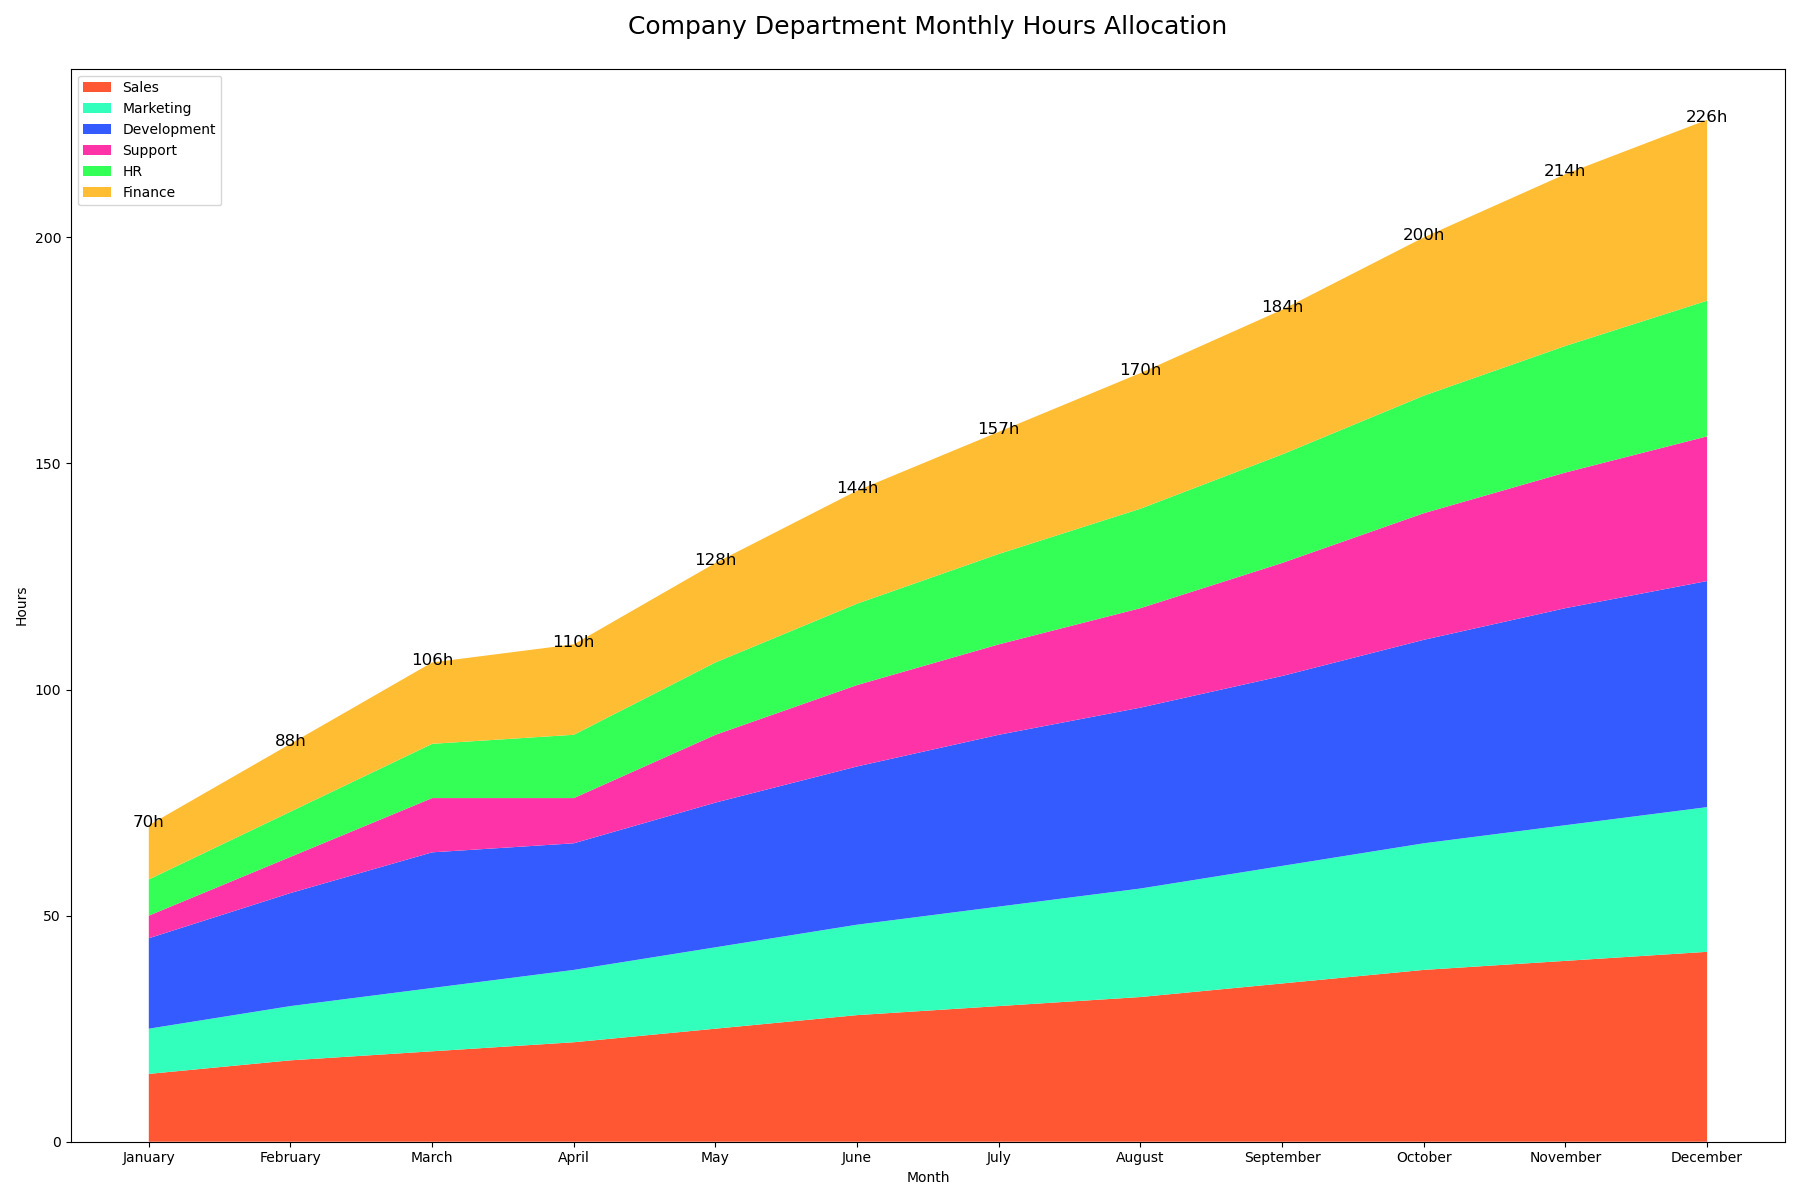

The Python source for this figure:

import matplotlib.pyplot as plt
import pandas as pd

data = {
    'Month': ['January', 'February', 'March', 'April', 'May', 'June', 'July', 'August', 'September', 'October', 'November', 'December'],
    'Sales': [15, 18, 20, 22, 25, 28, 30, 32, 35, 38, 40, 42],
    'Marketing': [10, 12, 14, 16, 18, 20, 22, 24, 26, 28, 30, 32],
    'Development': [20, 25, 30, 28, 32, 35, 38, 40, 42, 45, 48, 50],
    'Support': [5, 8, 12, 10, 15, 18, 20, 22, 25, 28, 30, 32],
    'HR': [8, 10, 12, 14, 16, 18, 20, 22, 24, 26, 28, 30],
    'Finance': [12, 15, 18, 20, 22, 25, 27, 30, 32, 35, 38, 40]
}
df = pd.DataFrame(data)
df.set_index('Month', inplace=True)

plt.figure(figsize=(18, 12))
plt.stackplot(df.index, df['Sales'], df['Marketing'], df['Development'], df['Support'], df['HR'], df['Finance'], 
              colors=['#FF5733', '#33FFBD', '#335BFF', '#FF33A8', '#33FF57', '#FFBD33'])

plt.xlabel('Month')
plt.ylabel('Hours')
plt.title('Company Department Monthly Hours Allocation', fontsize=18, pad=25)

for i, month in enumerate(df.index):
    plt.text(i, df.loc[month].sum() - 0.5, f"{df.loc[month].sum()}h", ha='center', fontsize=12)

plt.legend(['Sales', 'Marketing', 'Development', 'Support', 'HR', 'Finance'], loc='upper left')
plt.tight_layout()

plt.show()
